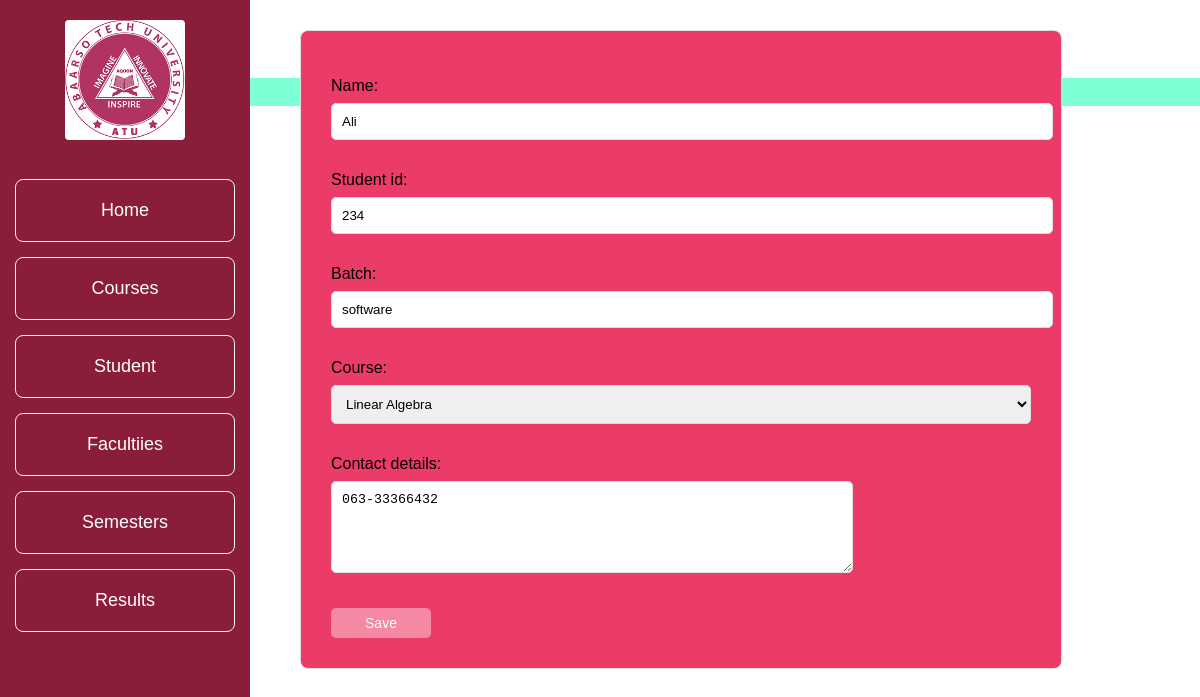
The app's page /students/edit/2/ with its own data.
### uni_app/models.py (models this page shows, shortened)
class Student(models.Model):
    name = models.CharField(max_length=100)
    student_id = models.CharField(max_length=20, unique=True)
    batch = models.CharField(max_length=10)
    course = models.ForeignKey('Course', on_delete=models.CASCADE)
    contact_details = models.TextField()

class Course(models.Model):
    name = models.CharField(max_length=200)
    code = models.CharField(max_length=10, unique=True)
    credit_hours = models.PositiveIntegerField()
    faculty = models.ForeignKey(Faculty, on_delete=models.CASCADE, null=True)
    semester = models.ForeignKey(Semester, on_delete=models.CASCADE, null=True)
    def __str__(self):
        return self.name

### uni_app/views.py (the view)
# urls.py: path('students/edit/<int:pk>/', student_edit, name='student_edit'),
def student_edit(request, pk):
    student = get_object_or_404(Student, pk=pk)
    if request.method == 'POST':
        form = StudentForm(request.POST, instance=student)
        if form.is_valid():
            form.save()
            return redirect('student_list')
    else:
        form = StudentForm(instance=student)
    return render(request, 'student_form.html', {'form': form})

### uni_app/forms.py
class StudentForm(forms.ModelForm):
    class Meta:
        model = Student
        fields = ['name', 'student_id', 'batch', 'course', 'contact_details']

### template/student_form.html (shortened to what this page needs)
{% extends 'base.html' %}
{% load static%}
{% block content %}
<link rel="stylesheet" href="{%static 'css/student_form.css'%}">
<div class="container" style="background-color: aquamarine;">
<h2>{% if form.instance.pk %}Edit{% else %}Add{% endif %} Student</h2>
<form method="post">
    {{ form.as_p }}
    <button type="submit" class="btn btn-primary">Save</button>
</form>
</div>
{% endblock %}

### static/css/style.css (style rules this page uses)
body { margin: 0; font-family: Arial, sans-serif; }

### static/css/student_form.css (style rules this page uses)
form { width: 700px; margin: 20px auto; border: 1px solid #ddd; border-radius: 8px; background-color: #eb3c68; padding: 30px; top: 10px; margin-left: 300px; position: absolute; }
.container { background-color: #eb3c68; }
form label { display: block; margin-bottom: 8px; }
form input, form select, form textarea { width: 100%; padding: 10px; margin-bottom: 15px; border: 1px solid #ddd; border-radius: 5px; }
form ::placeholder { color: rgb(0, 0, 0); }
form textarea { height: 70px; width: 500px; }
.btn-primary { background-color: #f588a3; }
.btn { text-decoration: none; color: white; border-radius: 5px; font-size: 14px; border: none; margin: 0; width: 100px; height: 30px; }

### records on screen
Student: name "Ali", student_id "234", batch "software", course "Linear Algebra", contact_details "063-33366432"
